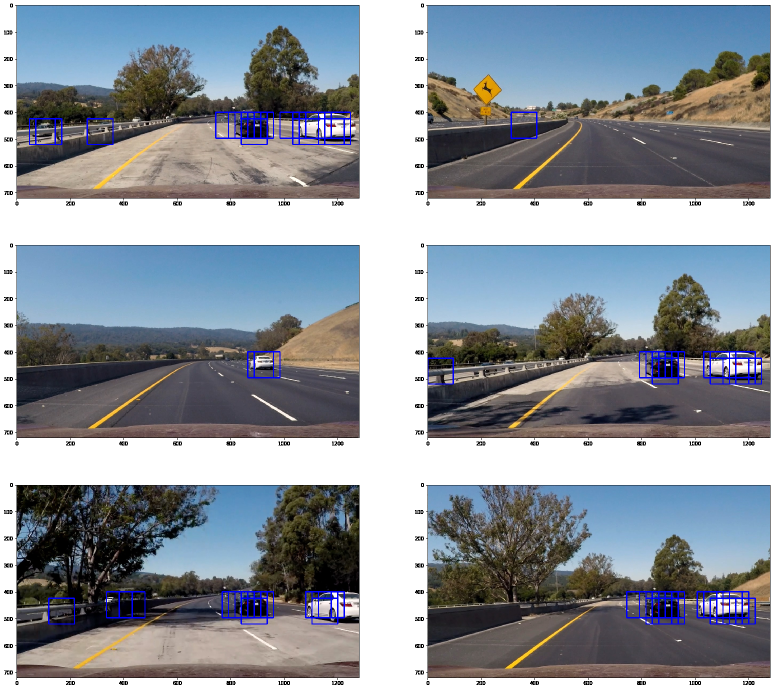
#> input picture img/boxes.png, 1550 x 1379 px (shown at 1/2 size); its folder holds only this picture in this run
$ python -i P4_functions.py   (imports and definitions only)   (older library calls are emulated)
#> lines starting #> are read from the running program, lines starting #| are printed output that depends on the picture
#importing some useful packages

import matplotlib.pyplot as plt
import matplotlib.image as mpimg
import numpy as np
import cv2
import glob

### Calibration

# [30 lines left out: function calibrate, not called in this run]

### Functions

def abs_sobel_thresh(img, orient='x', sobel_kernel=3, thresh=(0, 255)):
    # Apply the following steps to img
    # 1) Convert to grayscale
#> called with orient = 'x', sobel_kernel = 3, thresh = (0, 255)
    gray = cv2.cvtColor(img, cv2.COLOR_RGB2GRAY)
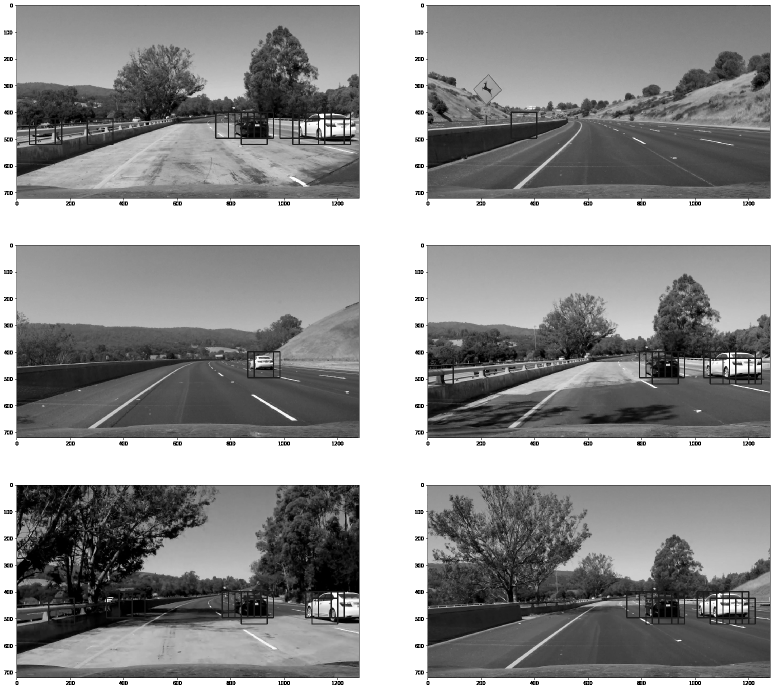
#> gray: shape (1379, 1550) (shown at 1/2 size); min 0, max 255, mean 145.2
    # 2) Take the derivative in x or y given orient = 'x' or 'y'
    if orient=='x':
        sobel = cv2.Sobel(gray, cv2.CV_64F, 1, 0)
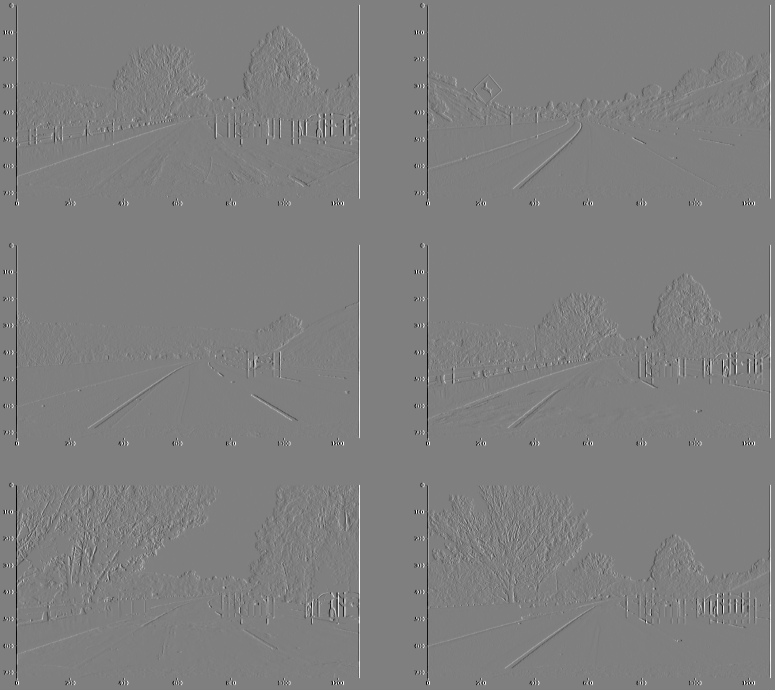
#> sobel: shape (1379, 1550) float64 (shown at 1/2 size); min -1020, max 1020, mean 0; drawn with min black and max white
    else:
        sobel = cv2.Sobel(gray, cv2.CV_64F, 0, 1)
    # 3) Take the absolute value of the derivative or gradient
    abs_sobel = np.absolute(sobel)
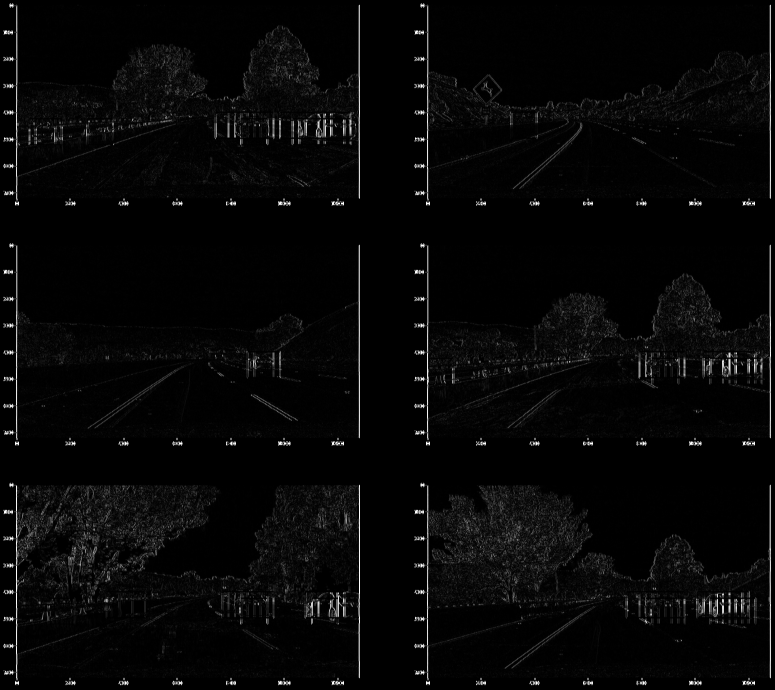
#> abs_sobel: shape (1379, 1550) float64 (shown at 1/2 size); min 0, max 1020, mean 28.7; drawn with min black and max white
    # 4) Scale to 8-bit (0 - 255) then convert to type = np.uint8
    scaled_sobel = np.uint8(255*abs_sobel/np.max(abs_sobel))
    # 5) Create a mask of 1's where the scaled gradient magnitude
    # is > thresh_min and < thresh_max
    binary_output = np.zeros_like(scaled_sobel)
    binary_output[(scaled_sobel >= thresh[0]) & (scaled_sobel <= thresh[1])] = 1
    # 6) Return this mask as your binary_output image
    return binary_output

# [353 lines left out: functions mag_thresh, dir_threshold, hls_threshold, thresold_pipeline, unwarp, preprocess and 4 more, not called in this run]

>>> import cv2
>>> picture = cv2.cvtColor(cv2.imread('img/boxes.png'), cv2.COLOR_BGR2RGB)
>>> result = abs_sobel_thresh(picture)
#> result: shape (1379, 1550); every value is 1

$ run again, on img/cars.png
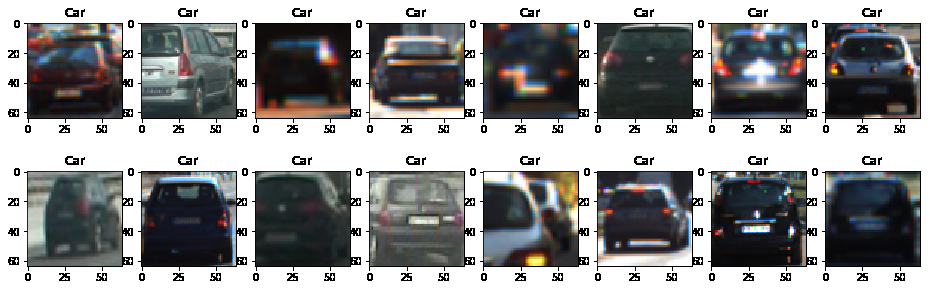
#> input picture img/cars.png, 930 x 290 px
#> in abs_sobel_thresh, `sobel = cv2.Sobel(gray, cv2.CV_64F, 1, 0)`:
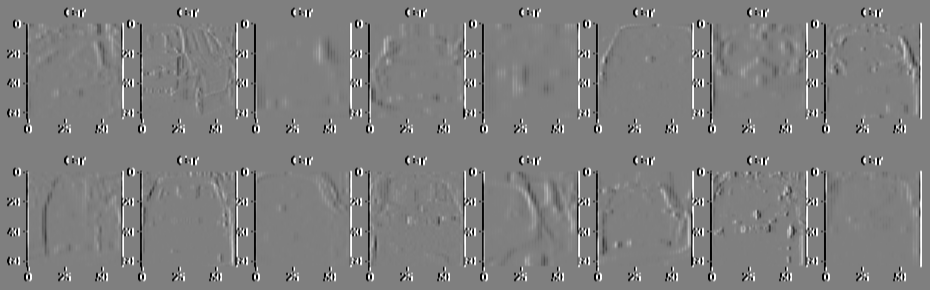
#> sobel: shape (290, 930) float64; min -1020, max 1020, mean 0; drawn with min black and max white
#> in abs_sobel_thresh, `abs_sobel = np.absolute(sobel)`:
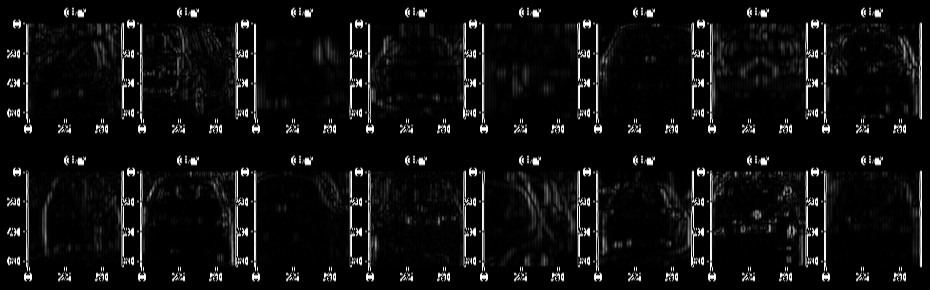
#> abs_sobel: shape (290, 930) float64; min 0, max 1020, mean 62.7; drawn with min black and max white
#> result: shape (290, 930); every value is 1

$ run again, on img/cars_heat.png
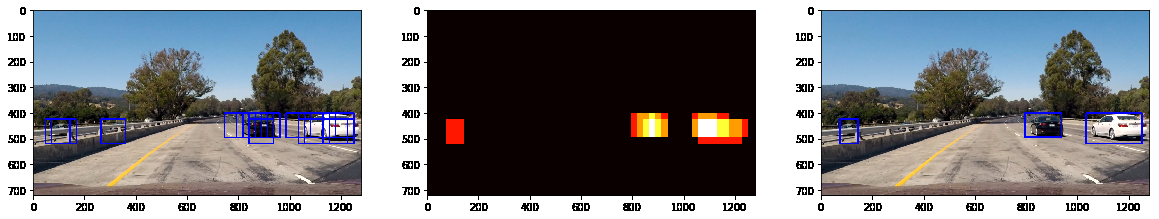
#> input picture img/cars_heat.png, 1159 x 219 px
#> in abs_sobel_thresh, `sobel = cv2.Sobel(gray, cv2.CV_64F, 1, 0)`:
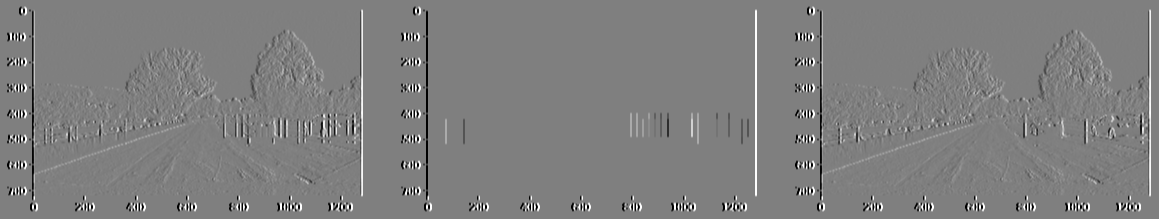
#> sobel: shape (219, 1159) float64; min -1020, max 1020, mean 0; drawn with min black and max white
#> in abs_sobel_thresh, `abs_sobel = np.absolute(sobel)`:
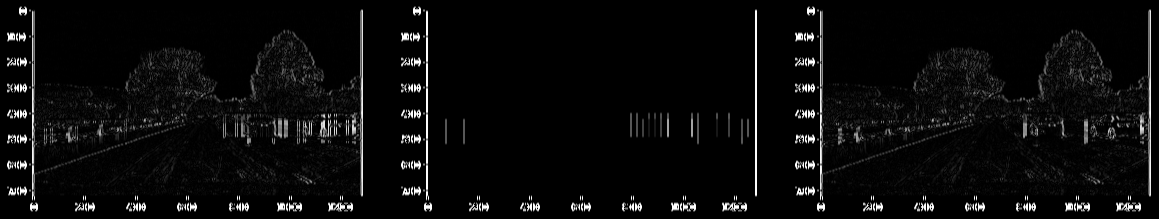
#> abs_sobel: shape (219, 1159) float64; min 0, max 1020, mean 43.8; drawn with min black and max white
#> result: shape (219, 1159); every value is 1
